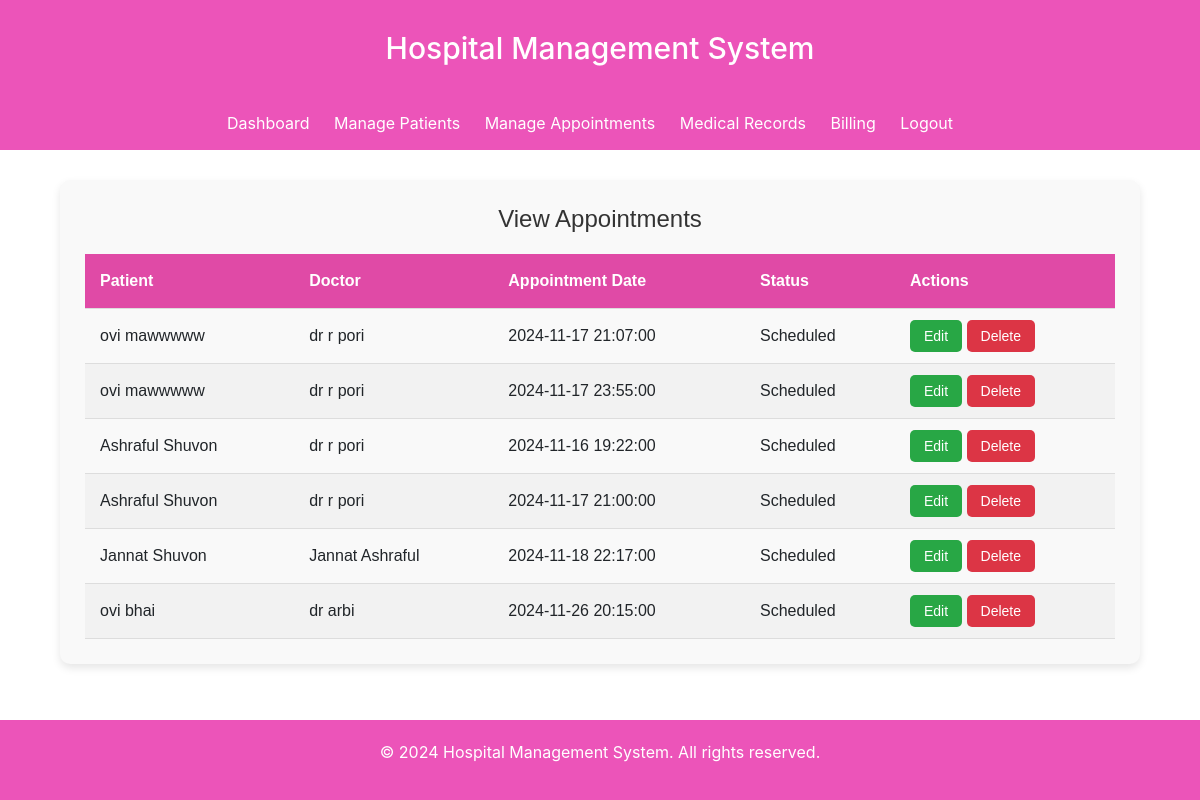
Screenshot of /appointments/view_appointments.php (signed in) with the database file from the repository.
### tables this page shows
CREATE TABLE `appointments` (
  `appointment_id` int(11) NOT NULL,
  `patient_id` int(11) NOT NULL,
  `doctor_id` int(11) NOT NULL,
  `appointment_date` datetime NOT NULL,
  `status` varchar(20) NOT NULL
);

CREATE TABLE `patients` (
  `patient_id` int(11) NOT NULL,
  `first_name` varchar(100) NOT NULL,
  `last_name` varchar(100) NOT NULL,
  `date_of_birth` date NOT NULL,
  `gender` enum('Male','Female','Other') NOT NULL,
  `contact_number` varchar(15) NOT NULL,
  `email` varchar(150) NOT NULL,
  `address` text NOT NULL,
  `username` varchar(50) NOT NULL,
  `password` varchar(255) NOT NULL,
  `created_at` timestamp NOT NULL DEFAULT current_timestamp()
);

CREATE TABLE `doctors` (
  `doctor_id` int(11) NOT NULL,
  `first_name` varchar(50) NOT NULL,
  `last_name` varchar(50) NOT NULL,
  `specialization` varchar(100) NOT NULL,
  `contact_number` varchar(15) NOT NULL,
  `email` varchar(100) NOT NULL,
  `username` varchar(50) NOT NULL,
  `password` varchar(255) NOT NULL,
  `created_at` timestamp NOT NULL DEFAULT current_timestamp()
);

### appointments/view_appointments.php (the view, shortened to what this page needs)
<?php
include '../config/db.php';
$sql = "SELECT a.appointment_id, p.first_name AS patient_first_name, p.last_name AS patient_last_name,
        d.first_name AS doctor_first_name, d.last_name AS doctor_last_name, a.appointment_date, a.status
        FROM appointments a
        JOIN patients p ON a.patient_id = p.patient_id
        JOIN doctors d ON a.doctor_id = d.doctor_id";
$appointments = $conn->query($sql);
?>
<?php include '../includes/header.php'; ?>
<div class="common-container">
    <h2>View Appointments</h2>
    <table class="common-table">
        <thead>
            <tr>
                <th>Patient</th>
                <th>Doctor</th>
                <th>Appointment Date</th>
                <th>Status</th>
                <th>Actions</th>
            </tr>
        </thead>
        <tbody>
            <?php while ($row = $appointments->fetch()) : ?>
                <tr>
                    <td><?= $row['patient_first_name'] . ' ' . $row['patient_last_name'] ?></td>
                    <td><?= $row['doctor_first_name'] . ' ' . $row['doctor_last_name'] ?></td>
                    <td><?= $row['appointment_date'] ?></td>
                    <td><?= $row['status'] ?></td>
                    <td>
                        <a href="edit_appointment.php?appointment_id=<?= $row['appointment_id'] ?>" class="btn-edit">Edit</a>
                        <a href="delete_appointment.php?appointment_id=<?= $row['appointment_id'] ?>" class="btn-delete" onclick="return confirm('Are you sure you want to delete this appointment?')">Delete</a>
                    </td>
                </tr>
            <?php endwhile; ?>
        </tbody>
    </table>
</div>
<?php include '../includes/footer.php'; ?>

### includes/header.php (shortened to what this page needs)
<!DOCTYPE html>
<html lang="en">
<head>
    <link rel="stylesheet" href="../assets/css/styles.css">
    <link rel="stylesheet" href="https://maxcdn.bootstrapcdn.com/bootstrap/4.0.0/css/bootstrap.min.css">
</head>
<body>
    <header>
        <h1>Hospital Management System</h1>
        <nav>
            <ul>
                <li><a href="../dashboard/index.php">Dashboard</a></li>
                <li><a href="../patients/add_patient.php">Manage Patients</a></li>
                <li><a href="../appointments/add_appointment.php">Manage Appointments</a></li>
                <li><a href="../medicalRecords/view_records.php">Medical Records</a></li>
                <li><a href="../bills/add_bill.php">Billing</a></li>
                <li><a href="../admin/logout.php">Logout</a></li>
            </ul>
        </nav>
    </header>

### includes/footer.php
<footer>
    <div class="primary-footer">
        <p>&copy; <?php echo date("Y"); ?> Hospital Management System. All rights reserved.</p>
    </div>
</footer>
</body>
</html>

### assets/css/styles.css (style rules this page uses)
body { font-family: Arial, sans-serif; margin: 0; padding: 0; background-color: #f4f4f4; }
header { background-color: #ec54b9; color: #fff; text-align: center; }
header h1 { margin: 0; font-size: 30px; padding: 30px; }
nav ul { list-style-type: none; margin: 0; padding: 15px; }
nav ul li { display: inline-block; margin-right: 20px; }
nav ul li a { color: #fff; text-decoration: none; font-size: 16px; }
footer { position: fixed; left: 0; bottom: 0; width: 100%; background-color: #ec54b9; color: white; text-align: center; padding: 20px; }
.common-container { width: 90%; margin: 30px auto; padding: 25px; background-color: #f9f9f9; border-radius: 10px; box-shadow: 0 4px 8px rgba(0, 0, 0, 0.1); font-family: Arial, sans-serif; }
.common-container h2 { margin-bottom: 20px; font-size: 24px; color: #333; text-align: center; }
.common-table { width: 100%; border-collapse: collapse; margin-top: 20px; overflow-x: auto; }
.common-table thead { background-color: #e04aa6; color: white; }
.common-table th, .common-table td { padding: 15px; text-align: left; border-bottom: 1px solid #ddd; }
.common-table tbody tr:nth-child(even) { background-color: #f2f2f2; }
.btn-edit, .btn-delete { padding: 8px 14px; border-radius: 5px; text-decoration: none; color: white; font-size: 14px; transition: background-color 0.3s ease; }
.btn-edit { background-color: #28a745; }
.btn-delete { background-color: #dc3545; }

### rows the page displays
appointments: patient.first_name "ovi", patient.last_name "mawwwww", doctor.first_name "dr r", doctor.last_name "pori", appointment_date "2024-11-17 21:07:00", status "Scheduled"
appointments: patient.first_name "ovi", patient.last_name "mawwwww", doctor.first_name "dr r", doctor.last_name "pori", appointment_date "2024-11-17 23:55:00", status "Scheduled"
appointments: patient.first_name "Ashraful", patient.last_name "Shuvon", doctor.first_name "dr r", doctor.last_name "pori", appointment_date "2024-11-16 19:22:00", status "Scheduled"
appointments: patient.first_name "Ashraful", patient.last_name "Shuvon", doctor.first_name "dr r", doctor.last_name "pori", appointment_date "2024-11-17 21:00:00", status "Scheduled"
appointments: patient.first_name "Jannat", patient.last_name "Shuvon", doctor.first_name "Jannat", doctor.last_name "Ashraful", appointment_date "2024-11-18 22:17:00", status "Scheduled"
appointments: patient.first_name "ovi", patient.last_name "bhai", doctor.first_name "dr", doctor.last_name "arbi", appointment_date "2024-11-26 20:15:00", status "Scheduled"
